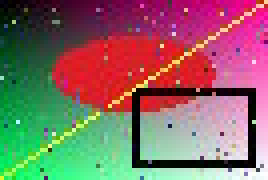
#> input picture crates/ozaru-engine/tests/files/jpeg/rgb-440.jpg, 67 x 45 px (shown 4 times larger); its folder holds only this picture in this run
$ python jpeg.py
#> lines starting #> are read from the running program, lines starting #| are printed output that depends on the picture
"""Makes the JPEG files of the engine's decoder tests, in `files/jpeg/`.

Each `name.jpg` comes with `name.raw`: the pixels as Pillow, with libjpeg,
decodes them, 8 bits per sample, rows without padding. CMYK files have the
samples as the file has them (Adobe's are inverted), as the engine gives them.

Needs Pillow, and ImageMagick for the samplings Pillow can't write. Run from this folder:

    python jpeg.py
"""

from __future__ import annotations

import io
import random
import subprocess
import tempfile
from pathlib import Path

from PIL import Image, ImageDraw

OUT = Path(__file__).resolve().parent.parent / "files" / "jpeg"


def picture(width: int, height: int, mode: str) -> Image.Image:
    """Gradients, shapes and noise, so every frequency has something."""
    rng = random.Random(width * 1000 + height)
    image = Image.new("RGB", (width, height))
    pixels = image.load()
    for y in range(height):
        for x in range(width):
            pixels[x, y] = (
                x * 255 // max(width - 1, 1),
                y * 255 // max(height - 1, 1),
                (x + y) * 255 // max(width + height - 2, 1),
            )
    draw = ImageDraw.Draw(image)
    draw.ellipse((width // 5, height // 5, width * 4 // 5, height * 3 // 5), fill=(220, 30, 40))
    if width > 8 and height > 8:
        draw.rectangle((width // 2, height // 2, width - 4, height - 4), outline=(0, 0, 0), width=2)
    draw.line((0, height - 1, width - 1, 0), fill=(255, 255, 0), width=1)
    for _ in range(width * height // 25):
        pixels[rng.randrange(width), rng.randrange(height)] = (
            rng.randrange(256),
            rng.randrange(256),
            rng.randrange(256),
        )
    if mode == "L":
        return image.convert("L")
    if mode == "CMYK":
        return image.convert("CMYK")
    return image


def write(name: str, width: int, height: int, mode: str, **options) -> None:
    buffer = io.BytesIO()
    picture(width, height, mode).save(buffer, "JPEG", **options)
    data = buffer.getvalue()
    decoded = Image.open(io.BytesIO(data))
    decoded.load()
    raw = decoded.tobytes()
    if mode == "CMYK":
        raw = bytes(255 - b for b in raw)
    (OUT / f"{name}.jpg").write_bytes(data)
    (OUT / f"{name}.raw").write_bytes(raw)


def write_magick(name: str, width: int, height: int, sampling: str, quality: int) -> None:
    """A file with a sampling Pillow doesn't write, made by ImageMagick."""
    with tempfile.TemporaryDirectory() as folder:
        source = Path(folder) / "in.png"
        picture(width, height, "RGB").save(source)
        target = OUT / f"{name}.jpg"
        subprocess.run(
            ["magick", str(source), "-sampling-factor", sampling, "-quality", str(quality), str(target)],
            check=True,
        )
    decoded = Image.open(target)
    decoded.load()
    (OUT / f"{name}.raw").write_bytes(decoded.tobytes())


def main() -> None:
    OUT.mkdir(parents=True, exist_ok=True)
    write("gray", 67, 45, "L", quality=90)
#> in picture, `image = Image.new("RGB", (width, height))`: image: PIL image 67x45 RGB; every value is 0
#> in picture, `return image.convert("L")`:
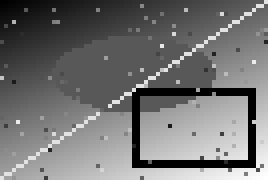
#> returned value: PIL image 67x45 L (shown 4 times larger); min 0, max 255, mean 114.2
    write("gray-progressive", 67, 45, "L", quality=85, progressive=True)
    write("rgb-444", 67, 45, "RGB", quality=90, subsampling=0)
    write("rgb-422", 67, 45, "RGB", quality=85, subsampling=1)
    write("rgb-420", 67, 45, "RGB", quality=85, subsampling=2)
    write_magick("rgb-440", 67, 45, "1x2", 85)
#> in write_magick, decoded is the input picture: PIL image 67x45 RGB; mean R, G, B 135.1, 106.2, 101.3
    write_magick("rgb-411", 67, 45, "4x1", 85)
#> call 2 of write_magick, with name = 'rgb-411', width = 67, height = 45, sampling = '4x1', quality = 85
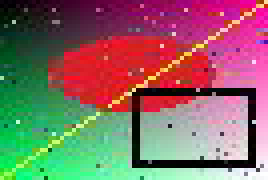
#> input picture crates/ozaru-engine/tests/files/jpeg/rgb-411.jpg, 67 x 45 px (shown 4 times larger)
#> in write_magick, decoded is the input picture: PIL image 67x45 RGB; mean R, G, B 134.8, 106.3, 101.4
    write("rgb-420-big", 203, 121, "RGB", quality=75, subsampling=2)
#> in picture (call 8), `image = Image.new("RGB", (width, height))`: image: PIL image 203x121 RGB; every value is 0
#> in picture (call 8), `draw = ImageDraw.Draw(image)`:
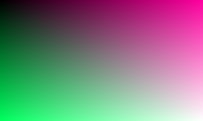
#> image: PIL image 203x121 RGB; mean R, G, B 127, 127.1, 127
#> in write (call 6), `decoded = Image.open(io.BytesIO(data))`:
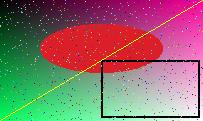
#> decoded: PIL image 203x121 RGB; mean R, G, B 140.1, 111.3, 108.4
    write("rgb-444-progressive", 67, 45, "RGB", quality=90, subsampling=0, progressive=True)
    write("rgb-420-progressive", 67, 45, "RGB", quality=80, subsampling=2, progressive=True)
    write("rgb-422-progressive", 99, 70, "RGB", quality=60, subsampling=1, progressive=True)
#> in picture (call 11), `image = Image.new("RGB", (width, height))`: image: PIL image 99x70 RGB; every value is 0
#> in picture (call 11), `draw = ImageDraw.Draw(image)`:
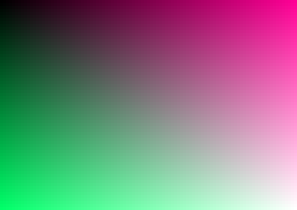
#> image: PIL image 99x70 RGB (shown 3 times larger); mean R, G, B 127, 127, 127
#> in write (call 9), `decoded = Image.open(io.BytesIO(data))`:
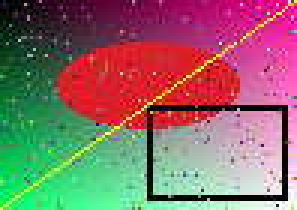
#> decoded: PIL image 99x70 RGB (shown 3 times larger); mean R, G, B 138.1, 108.5, 104.8
    write("rgb-restart", 67, 45, "RGB", quality=85, subsampling=2, restart_marker_blocks=3)
    write("rgb-optimized", 67, 45, "RGB", quality=85, optimize=True)
    write("rgb-quality-10", 67, 45, "RGB", quality=10)
#> in write (call 12), `decoded = Image.open(io.BytesIO(data))`:
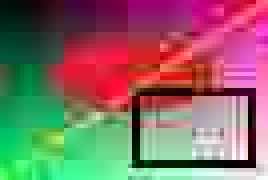
#> decoded: PIL image 67x45 RGB (shown 4 times larger); mean R, G, B 134.5, 107.1, 101.8
    write("rgb-quality-100", 67, 45, "RGB", quality=100, subsampling=0)
    write("rgb-tiny", 1, 1, "RGB", quality=90)
    write("rgb-narrow", 3, 40, "RGB", quality=90)
    write("cmyk", 67, 45, "CMYK", quality=90)
    write("cmyk-progressive", 67, 45, "CMYK", quality=90, progressive=True)


if __name__ == "__main__":
    main()
